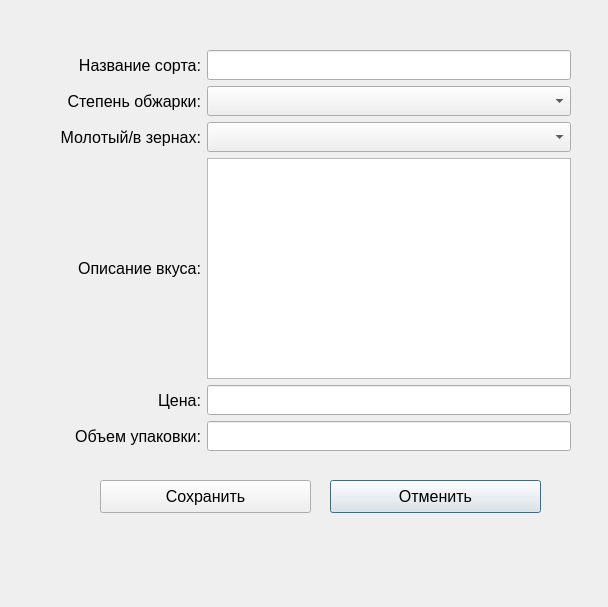
<?xml version="1.0" encoding="UTF-8"?>
<ui version="4.0">
 <class>AddCoffeeForm</class>
 <widget class="QDialog" name="AddCoffeeForm">
  <property name="geometry">
   <rect>
    <x>0</x>
    <y>0</y>
    <width>608</width>
    <height>607</height>
   </rect>
  </property>
  <property name="windowTitle">
   <string>Dialog</string>
  </property>
  <widget class="QPushButton" name="cancelButton">
   <property name="geometry">
    <rect>
     <x>330</x>
     <y>480</y>
     <width>211</width>
     <height>33</height>
    </rect>
   </property>
   <property name="font">
    <font>
     <pointsize>12</pointsize>
    </font>
   </property>
   <property name="text">
    <string>Отменить</string>
   </property>
  </widget>
  <widget class="QPushButton" name="saveButton">
   <property name="geometry">
    <rect>
     <x>100</x>
     <y>480</y>
     <width>211</width>
     <height>33</height>
    </rect>
   </property>
   <property name="font">
    <font>
     <pointsize>12</pointsize>
    </font>
   </property>
   <property name="text">
    <string>Сохранить</string>
   </property>
  </widget>
  <widget class="QWidget" name="layoutWidget">
   <property name="geometry">
    <rect>
     <x>60</x>
     <y>50</y>
     <width>511</width>
     <height>401</height>
    </rect>
   </property>
   <layout class="QGridLayout" name="gridLayout">
    <item row="4" column="0">
     <widget class="QLabel" name="priceLabel">
      <property name="font">
       <font>
        <pointsize>12</pointsize>
       </font>
      </property>
      <property name="text">
       <string>Цена:</string>
      </property>
      <property name="alignment">
       <set>Qt::AlignRight|Qt::AlignTrailing|Qt::AlignVCenter</set>
      </property>
     </widget>
    </item>
    <item row="3" column="0">
     <widget class="QLabel" name="tasteLabel">
      <property name="font">
       <font>
        <pointsize>12</pointsize>
       </font>
      </property>
      <property name="text">
       <string>Описание вкуса:</string>
      </property>
      <property name="alignment">
       <set>Qt::AlignRight|Qt::AlignTrailing|Qt::AlignVCenter</set>
      </property>
     </widget>
    </item>
    <item row="5" column="2">
     <widget class="QLineEdit" name="volumeLineEdit">
      <property name="minimumSize">
       <size>
        <width>0</width>
        <height>30</height>
       </size>
      </property>
     </widget>
    </item>
    <item row="4" column="2">
     <widget class="QLineEdit" name="priceLineEdit">
      <property name="minimumSize">
       <size>
        <width>0</width>
        <height>30</height>
       </size>
      </property>
     </widget>
    </item>
    <item row="5" column="0">
     <widget class="QLabel" name="volumeLabel">
      <property name="font">
       <font>
        <pointsize>12</pointsize>
       </font>
      </property>
      <property name="text">
       <string>Объем упаковки:</string>
      </property>
      <property name="alignment">
       <set>Qt::AlignRight|Qt::AlignTrailing|Qt::AlignVCenter</set>
      </property>
     </widget>
    </item>
    <item row="1" column="0">
     <widget class="QLabel" name="roastLabel">
      <property name="font">
       <font>
        <pointsize>12</pointsize>
       </font>
      </property>
      <property name="text">
       <string>Степень обжарки:</string>
      </property>
      <property name="alignment">
       <set>Qt::AlignRight|Qt::AlignTrailing|Qt::AlignVCenter</set>
      </property>
     </widget>
    </item>
    <item row="2" column="0">
     <widget class="QLabel" name="groundLabel">
      <property name="font">
       <font>
        <pointsize>12</pointsize>
       </font>
      </property>
      <property name="text">
       <string>Молотый/в зернах:</string>
      </property>
      <property name="alignment">
       <set>Qt::AlignRight|Qt::AlignTrailing|Qt::AlignVCenter</set>
      </property>
     </widget>
    </item>
    <item row="0" column="2">
     <widget class="QLineEdit" name="nameLineEdit">
      <property name="minimumSize">
       <size>
        <width>0</width>
        <height>30</height>
       </size>
      </property>
     </widget>
    </item>
    <item row="2" column="2">
     <widget class="QComboBox" name="ground_combo">
      <property name="minimumSize">
       <size>
        <width>0</width>
        <height>30</height>
       </size>
      </property>
     </widget>
    </item>
    <item row="1" column="2">
     <widget class="QComboBox" name="roast_combo">
      <property name="minimumSize">
       <size>
        <width>0</width>
        <height>30</height>
       </size>
      </property>
     </widget>
    </item>
    <item row="0" column="0">
     <widget class="QLabel" name="nameLabel">
      <property name="font">
       <font>
        <pointsize>12</pointsize>
       </font>
      </property>
      <property name="text">
       <string>Название сорта:</string>
      </property>
      <property name="alignment">
       <set>Qt::AlignRight|Qt::AlignTrailing|Qt::AlignVCenter</set>
      </property>
     </widget>
    </item>
    <item row="3" column="2">
     <widget class="QTextEdit" name="description_input"/>
    </item>
   </layout>
  </widget>
 </widget>
 <resources/>
 <connections/>
</ui>
